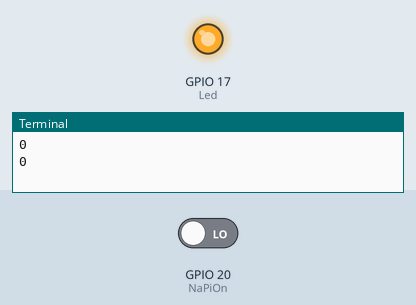
The program below on a simulated Raspberry Pi (BCM pin numbers). Shown: output pins drawn as LEDs (lit = HIGH), the last lines printed to the terminal. The test bench sets the inputs (shaded band); at power-on: GPIO 20 (NaPiOn) LOW.

Above: at 1.2 s.
1.3 s: GPIO 20 (NaPiOn) driven HIGH
At 2.4 s:
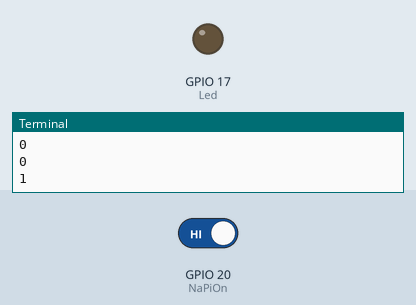
3.5 s: GPIO 20 (NaPiOn) driven LOW
At 5.1 s:
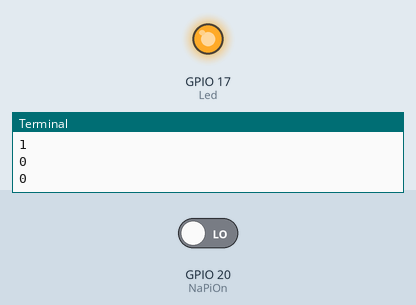
Timing chart, 0 to 6.6 s (numbered marks = the images above; inputs shaded):
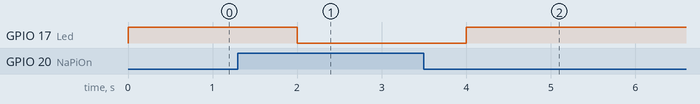

The program:

MoveDetect.py
```python
import io
import RPi.GPIO as IoPort
import time
# import TcpWork
# import SndProt
# import picamera

NaPiOn = 20
Led = 17

IoPort.setwarnings(False)
IoPort.setmode(IoPort.BCM)
IoPort.setup(NaPiOn, IoPort.IN)
IoPort.setup(Led, IoPort.OUT)

# camera = picamera.PiCamera()
# Tcp = TcpWork.TcpWorl()
# Tcp.Connect('192.168.1.53', 20001)
# Prot = SndProt.SndProt()

while True :
    print(IoPort.input(NaPiOn))
    if IoPort.input(NaPiOn) == True:
        IoPort.output(Led, False)
    else :
        IoPort.output(Led, True)
    time.sleep(1)
```

Measured:
- after the input at 1.3 s, GPIO 17 (Led): HIGH → LOW after 0.70 s
- after the input at 3.5 s, GPIO 17 (Led): LOW → HIGH after 0.50 s
